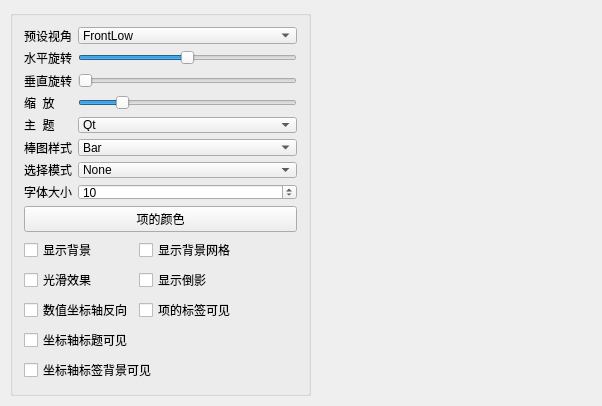
<?xml version="1.0" encoding="UTF-8"?>
<ui version="4.0">
 <class>MainWindow</class>
 <widget class="QMainWindow" name="MainWindow">
  <property name="geometry">
   <rect>
    <x>0</x>
    <y>0</y>
    <width>602</width>
    <height>406</height>
   </rect>
  </property>
  <property name="windowTitle">
   <string>MainWindow</string>
  </property>
  <widget class="QWidget" name="centralWidget">
   <widget class="QGroupBox" name="groupBox">
    <property name="geometry">
     <rect>
      <x>10</x>
      <y>10</y>
      <width>301</width>
      <height>386</height>
     </rect>
    </property>
    <property name="title">
     <string/>
    </property>
    <layout class="QVBoxLayout" name="verticalLayout">
     <item>
      <layout class="QGridLayout" name="gridLayout">
       <item row="0" column="0">
        <widget class="QLabel" name="label_5">
         <property name="text">
          <string>预设视角</string>
         </property>
         <property name="buddy">
          <cstring>comboCamera</cstring>
         </property>
        </widget>
       </item>
       <item row="0" column="1">
        <widget class="QComboBox" name="comboCamera">
         <item>
          <property name="text">
           <string>FrontLow</string>
          </property>
         </item>
         <item>
          <property name="text">
           <string>Front</string>
          </property>
         </item>
         <item>
          <property name="text">
           <string>FrontHigh</string>
          </property>
         </item>
         <item>
          <property name="text">
           <string>LeftLow</string>
          </property>
         </item>
         <item>
          <property name="text">
           <string>Left</string>
          </property>
         </item>
         <item>
          <property name="text">
           <string>LeftHigh</string>
          </property>
         </item>
         <item>
          <property name="text">
           <string>RightLow</string>
          </property>
         </item>
         <item>
          <property name="text">
           <string>Right</string>
          </property>
         </item>
         <item>
          <property name="text">
           <string>RightHigh</string>
          </property>
         </item>
         <item>
          <property name="text">
           <string>BehindLow</string>
          </property>
         </item>
         <item>
          <property name="text">
           <string>Behind</string>
          </property>
         </item>
         <item>
          <property name="text">
           <string>BehindHigh</string>
          </property>
         </item>
         <item>
          <property name="text">
           <string>IsometricLeft</string>
          </property>
         </item>
         <item>
          <property name="text">
           <string>IsometricLeftHigh</string>
          </property>
         </item>
         <item>
          <property name="text">
           <string>IsometricRight</string>
          </property>
         </item>
         <item>
          <property name="text">
           <string>IsometricRightHigh</string>
          </property>
         </item>
         <item>
          <property name="text">
           <string>DirectlyAbove</string>
          </property>
         </item>
         <item>
          <property name="text">
           <string>DirectlyAboveCW45</string>
          </property>
         </item>
         <item>
          <property name="text">
           <string>DirectlyAboveCCW45</string>
          </property>
         </item>
         <item>
          <property name="text">
           <string>FrontBelow</string>
          </property>
         </item>
         <item>
          <property name="text">
           <string>LeftBelow</string>
          </property>
         </item>
         <item>
          <property name="text">
           <string>RightBelow</string>
          </property>
         </item>
         <item>
          <property name="text">
           <string>BehindBelow</string>
          </property>
         </item>
         <item>
          <property name="text">
           <string>DirectlyBelow</string>
          </property>
         </item>
        </widget>
       </item>
       <item row="1" column="0">
        <widget class="QLabel" name="label_6">
         <property name="text">
          <string>水平旋转</string>
         </property>
         <property name="buddy">
          <cstring>sliderH</cstring>
         </property>
        </widget>
       </item>
       <item row="1" column="1">
        <widget class="QSlider" name="sliderH">
         <property name="minimum">
          <number>-180</number>
         </property>
         <property name="maximum">
          <number>180</number>
         </property>
         <property name="orientation">
          <enum>Qt::Horizontal</enum>
         </property>
        </widget>
       </item>
       <item row="2" column="0">
        <widget class="QLabel" name="label_7">
         <property name="text">
          <string>垂直旋转</string>
         </property>
         <property name="buddy">
          <cstring>sliderV</cstring>
         </property>
        </widget>
       </item>
       <item row="2" column="1">
        <widget class="QSlider" name="sliderV">
         <property name="minimum">
          <number>0</number>
         </property>
         <property name="maximum">
          <number>90</number>
         </property>
         <property name="orientation">
          <enum>Qt::Horizontal</enum>
         </property>
        </widget>
       </item>
       <item row="3" column="0">
        <widget class="QLabel" name="label_8">
         <property name="text">
          <string>缩  放</string>
         </property>
         <property name="buddy">
          <cstring>sliderZoom</cstring>
         </property>
        </widget>
       </item>
       <item row="3" column="1">
        <widget class="QSlider" name="sliderZoom">
         <property name="minimum">
          <number>10</number>
         </property>
         <property name="maximum">
          <number>500</number>
         </property>
         <property name="value">
          <number>100</number>
         </property>
         <property name="orientation">
          <enum>Qt::Horizontal</enum>
         </property>
        </widget>
       </item>
       <item row="4" column="0">
        <widget class="QLabel" name="label">
         <property name="text">
          <string>主  题</string>
         </property>
         <property name="buddy">
          <cstring>cBoxTheme</cstring>
         </property>
        </widget>
       </item>
       <item row="4" column="1">
        <widget class="QComboBox" name="cBoxTheme">
         <item>
          <property name="text">
           <string>Qt</string>
          </property>
         </item>
         <item>
          <property name="text">
           <string>Primary Colors</string>
          </property>
         </item>
         <item>
          <property name="text">
           <string>Digia</string>
          </property>
         </item>
         <item>
          <property name="text">
           <string>StoneMoss</string>
          </property>
         </item>
         <item>
          <property name="text">
           <string>ArmyBlue</string>
          </property>
         </item>
         <item>
          <property name="text">
           <string>Retro</string>
          </property>
         </item>
         <item>
          <property name="text">
           <string>Ebony</string>
          </property>
         </item>
         <item>
          <property name="text">
           <string>Isabelle</string>
          </property>
         </item>
        </widget>
       </item>
       <item row="5" column="0">
        <widget class="QLabel" name="label_2">
         <property name="text">
          <string>棒图样式</string>
         </property>
         <property name="buddy">
          <cstring>cBoxBarStyle</cstring>
         </property>
        </widget>
       </item>
       <item row="5" column="1">
        <widget class="QComboBox" name="cBoxBarStyle">
         <item>
          <property name="text">
           <string>Bar</string>
          </property>
         </item>
         <item>
          <property name="text">
           <string>Cube</string>
          </property>
         </item>
         <item>
          <property name="text">
           <string>Pyramid</string>
          </property>
         </item>
         <item>
          <property name="text">
           <string>Cone</string>
          </property>
         </item>
         <item>
          <property name="text">
           <string>Cylinder</string>
          </property>
         </item>
         <item>
          <property name="text">
           <string>BevelBar</string>
          </property>
         </item>
         <item>
          <property name="text">
           <string>BevelCube</string>
          </property>
         </item>
         <item>
          <property name="text">
           <string>Sphere</string>
          </property>
         </item>
         <item>
          <property name="text">
           <string>Minimal</string>
          </property>
         </item>
         <item>
          <property name="text">
           <string>Arrow</string>
          </property>
         </item>
         <item>
          <property name="text">
           <string>Point</string>
          </property>
         </item>
        </widget>
       </item>
       <item row="6" column="0">
        <widget class="QLabel" name="label_3">
         <property name="text">
          <string>选择模式</string>
         </property>
         <property name="buddy">
          <cstring>cBoxSelectionMode</cstring>
         </property>
        </widget>
       </item>
       <item row="6" column="1">
        <widget class="QComboBox" name="cBoxSelectionMode">
         <item>
          <property name="text">
           <string>None</string>
          </property>
         </item>
         <item>
          <property name="text">
           <string>Item</string>
          </property>
         </item>
         <item>
          <property name="text">
           <string>Row</string>
          </property>
         </item>
         <item>
          <property name="text">
           <string>Item And Row</string>
          </property>
         </item>
         <item>
          <property name="text">
           <string>Column</string>
          </property>
         </item>
         <item>
          <property name="text">
           <string>Item And Column</string>
          </property>
         </item>
         <item>
          <property name="text">
           <string>Row And Column</string>
          </property>
         </item>
         <item>
          <property name="text">
           <string>Item Row And Column</string>
          </property>
         </item>
         <item>
          <property name="text">
           <string>Slice</string>
          </property>
         </item>
        </widget>
       </item>
       <item row="7" column="0">
        <widget class="QLabel" name="label_4">
         <property name="text">
          <string>字体大小</string>
         </property>
         <property name="buddy">
          <cstring>spinFontSize</cstring>
         </property>
        </widget>
       </item>
       <item row="7" column="1">
        <widget class="QSpinBox" name="spinFontSize">
         <property name="minimum">
          <number>5</number>
         </property>
         <property name="value">
          <number>10</number>
         </property>
        </widget>
       </item>
      </layout>
     </item>
     <item>
      <widget class="QPushButton" name="btnBarColor">
       <property name="text">
        <string>项的颜色</string>
       </property>
      </widget>
     </item>
     <item>
      <layout class="QGridLayout" name="gridLayout_2">
       <item row="0" column="0">
        <widget class="QCheckBox" name="chkBoxBackground">
         <property name="text">
          <string>显示背景</string>
         </property>
        </widget>
       </item>
       <item row="0" column="1" colspan="2">
        <widget class="QCheckBox" name="chkBoxGrid">
         <property name="text">
          <string>显示背景网格</string>
         </property>
        </widget>
       </item>
       <item row="1" column="0">
        <widget class="QCheckBox" name="chkBoxSmooth">
         <property name="text">
          <string>光滑效果</string>
         </property>
        </widget>
       </item>
       <item row="1" column="1" colspan="2">
        <widget class="QCheckBox" name="chkBoxReflection">
         <property name="text">
          <string>显示倒影</string>
         </property>
        </widget>
       </item>
       <item row="2" column="0">
        <widget class="QCheckBox" name="chkBoxReverse">
         <property name="text">
          <string>数值坐标轴反向</string>
         </property>
        </widget>
       </item>
       <item row="2" column="1" colspan="2">
        <widget class="QCheckBox" name="chkBoxItemLabel">
         <property name="text">
          <string>项的标签可见</string>
         </property>
        </widget>
       </item>
       <item row="3" column="0">
        <widget class="QCheckBox" name="chkBoxAxisTitle">
         <property name="text">
          <string>坐标轴标题可见</string>
         </property>
        </widget>
       </item>
       <item row="3" column="2">
        <spacer name="horizontalSpacer">
         <property name="orientation">
          <enum>Qt::Horizontal</enum>
         </property>
         <property name="sizeHint" stdset="0">
          <size>
           <width>40</width>
           <height>20</height>
          </size>
         </property>
        </spacer>
       </item>
       <item row="4" column="0" colspan="2">
        <widget class="QCheckBox" name="chkBoxAxisBackground">
         <property name="text">
          <string>坐标轴标签背景可见</string>
         </property>
        </widget>
       </item>
       <item row="4" column="2">
        <spacer name="horizontalSpacer_2">
         <property name="orientation">
          <enum>Qt::Horizontal</enum>
         </property>
         <property name="sizeHint" stdset="0">
          <size>
           <width>40</width>
           <height>20</height>
          </size>
         </property>
        </spacer>
       </item>
      </layout>
     </item>
     <item>
      <spacer name="verticalSpacer">
       <property name="orientation">
        <enum>Qt::Vertical</enum>
       </property>
       <property name="sizeHint" stdset="0">
        <size>
         <width>20</width>
         <height>40</height>
        </size>
       </property>
      </spacer>
     </item>
    </layout>
   </widget>
  </widget>
 </widget>
 <layoutdefault spacing="6" margin="11"/>
 <resources/>
 <connections/>
</ui>
